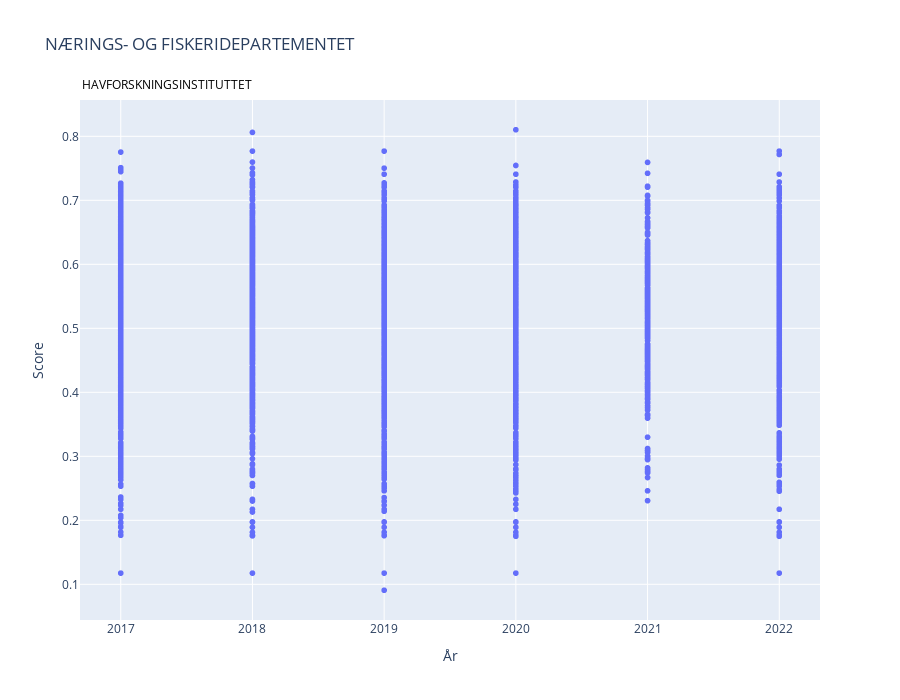

The notebook cell saved with this chart:
### Code cell
deps = get_directorates(df)
for dep in deps:
    for directorate in deps[dep]:
        plot_directorates_yearly_score(
            df, directorate, 999
        )  # siste tall er max antall dotter perr rapport

        # Go out of loop so it only shows one
        break
    break

### Figure 1 — Plotly figure (JSON) as saved in the notebook; plotly's stock layout.template omitted (floating-point values rounded to 4 significant figures; data arrays with more than 128 entries replaced by an {"elided": "..."} marker saying what was removed)
{"data": [{"customdata": {"elided": "2426x1 str values"}, "hovertemplate": "<b>Score: %{y}<br>\"%{customdata[0]}\"</b><extra></extra>", "legendgroup": "", "marker": {"color": "#636efa", "symbol": "circle"}, "mode": "markers", "name": "", "showlegend": false, "type": "scattergl", "x": {"elided": "2426 int values"}, "xaxis": "x", "y": {"elided": "2426 float values"}, "yaxis": "y"}], "layout": {"annotations": [{"font": {"color": "black", "size": 12}, "showarrow": false, "text": "HAVFORSKNINGSINSTITUTTET", "x": 0, "xref": "paper", "y": 1.05, "yref": "paper"}], "autosize": true, "height": 700, "legend": {"tracegroupgap": 0}, "title": {"text": "NÆRINGS- OG FISKERIDEPARTEMENTET"}, "xaxis": {"anchor": "y", "domain": [0, 1], "title": {"text": "År"}}, "yaxis": {"anchor": "x", "domain": [0, 1], "title": {"text": "Score"}}}}
